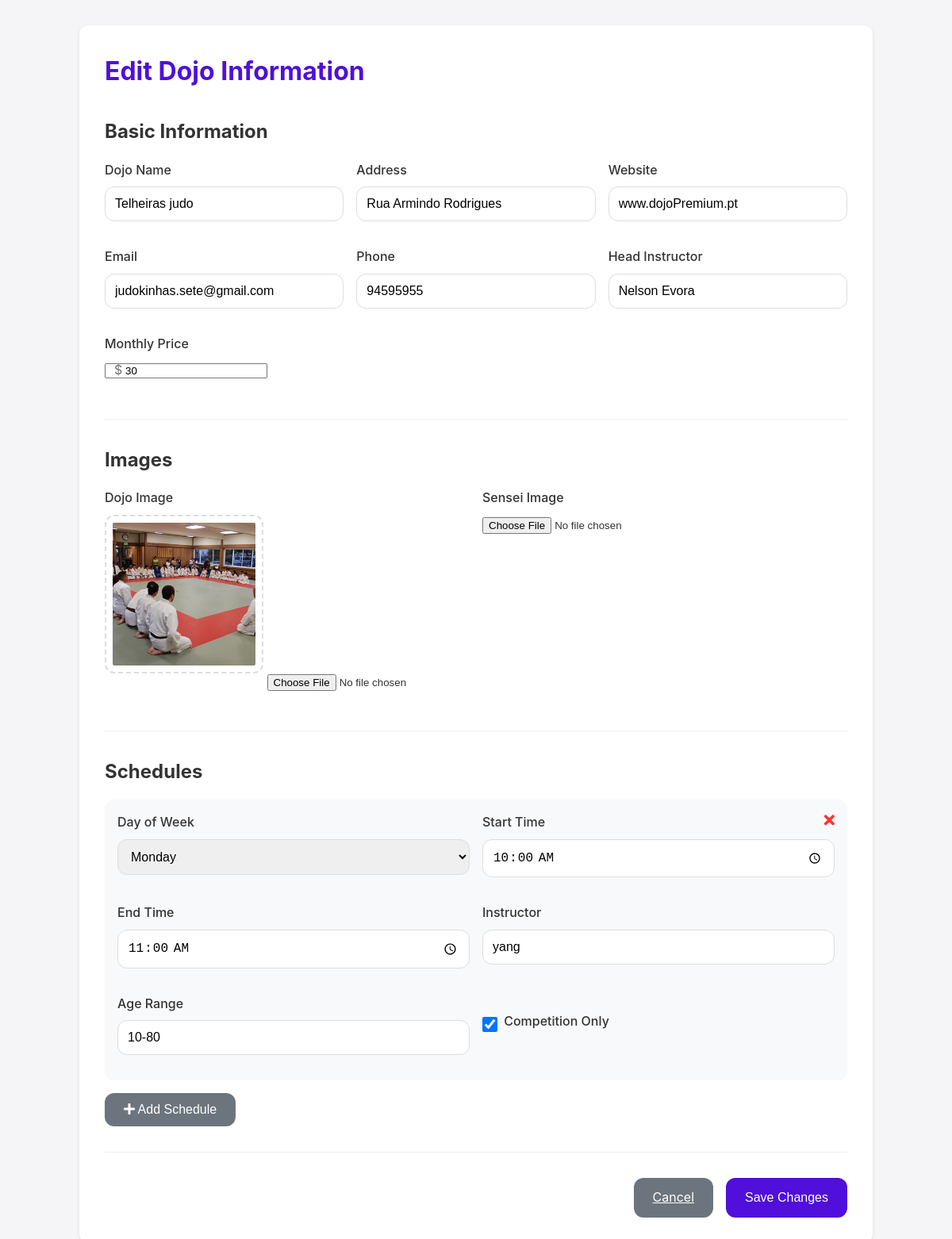
Screenshot of /edit_dojo/1 with the database file from the repository.
### tables this page shows
CREATE TABLE dojos(
        id INTEGER PRIMARY KEY AUTOINCREMENT,
        name TEXT NOT NULL,
        address TEXT,
        city TEXT,
        website TEXT,
        phone TEXT,
        email TEXT,
        sensei_path TEXT,
        image_path TEXT,
        price_per_month TEXT,
        head_instructor TEXT,
        latitude REAL,
        longitude REAL,
        user_id INTEGER,
        valid_subscription BOOLEAN DEFAULT FALSE,
        FOREIGN KEY (user_id) REFERENCES users(id) ON DELETE CASCADE
    );

CREATE TABLE schedules (
            id INTEGER PRIMARY KEY AUTOINCREMENT,
            dojo_id INTEGER NOT NULL,
            day_of_week TEXT NOT NULL,
            start_time TIME NOT NULL,
            end_time TIME NOT NULL,
            instructor TEXT,
            competition_only BOOLEAN,
            age_range TEXT,
            FOREIGN KEY (dojo_id) REFERENCES dojos(id) ON DELETE CASCADE
        );

### app.py (the view)
@app.route('/edit_dojo/<int:dojo_id>', methods=['GET'])
def edit_dojos(dojo_id):
    dojo_details, schedules = get_dojo_details_with_schedules(dojo_id)
    return render_template('edit_dojo.html', dojo_details=dojo_details, schedules=schedules), 200

### app.py (called while the page is built)
def get_dojo_details_with_schedules(dojo_id):
    conn = sqlite3.connect('./DB/dojo_listings.db')
    cursor = conn.cursor()
    cursor.execute('''
        SELECT d.name, d.address, d.website, d.email, d.sensei_path, d.image_path, d.phone, d.head_instructor,d.price_per_month,d.id,
               s."day_of_week", s.start_time, s."end_time", s.instructor, s.competition_only, s.age_range
        FROM dojos d
        LEFT JOIN schedules s ON d.id = s.dojo_id
        WHERE d.id = ?
    ''', (dojo_id,))
    results = cursor.fetchall()
    conn.close()
    if results:
        dojo_details = results[0][:10]  # First 9 fields are dojo details
        schedules = [result[10:] for result in results if result[10] is not None]  # Remaining fields are schedules
        return dojo_details, schedules
    else:
        return None, []

### templates/edit_dojo.html (shortened to what this page needs)
<!DOCTYPE html>
<html lang="en">
<head>
    <link rel="stylesheet" href="https://cdnjs.cloudflare.com/ajax/libs/font-awesome/5.15.4/css/all.min.css">
</head>
<body>
    <div class="container">
        <h1>Edit Dojo Information</h1>
        <form id="dojoForm" action="/edit_dojo/{{dojo_details[9]}}" method="POST" enctype="multipart/form-data" data-dojo-id="{{ dojo_details[0] }}">
            <div class="form-section">
                <h2>Basic Information</h2>
                <div class="form-grid">
                    <div class="form-group">
                        <label for="name">Dojo Name</label>
                        <input type="text" id="name" name="name" value="{{ dojo_details[0] }}" required>
                    </div>
                    <div class="form-group">
                        <label for="address">Address</label>
                        <input type="text" id="address" name="address" value="{{ dojo_details[1] }}">
                    </div>
                    <div class="form-group">
                        <label for="website">Website</label>
                        <input type="url" id="website" name="website" value="{{ dojo_details[2] }}">
                    </div>
                    <div class="form-group">
                        <label for="email">Email</label>
                        <input type="email" id="email" name="email" value="{{ dojo_details[3] }}">
                    </div>
                    <div class="form-group">
                        <label for="phone">Phone</label>
                        <input type="tel" id="phone" name="phone" value="{{ dojo_details[6] }}">
                    </div>
                    <div class="form-group">
                        <label for="head_instructor">Head Instructor</label>
                        <input type="text" id="head_instructor" name="head_instructor" value="{{ dojo_details[7] }}">
                    </div>
                    <div class="form-group">
                        <label for="price_per_month">Monthly Price</label>
                        <div class="price-input">
                            <input type="number" id="price_per_month" name="price_per_month" value="{{ dojo_details[8] }}" step="0.1" min="0" required>
                        </div>
                    </div>
                </div>
            </div>
            <div class="form-section">
                <h2>Images</h2>
                <div class="form-grid">
                    <div class="form-group">
                        <label class="image-upload-label">Dojo Image</label>
                        {% if dojo_details[5] %}
                        <img src="{{ url_for('uploaded_file', filename=dojo_details[5].split('/')[-1]) }}" alt="Current dojo image" class="image-preview">
                        {% endif %}
                        <input type="file" id="dojo_image" name="dojo_image" accept="image/*">
                    </div>
                    <div class="form-group">
                        <label class="image-upload-label">Sensei Image</label>
                        <input type="file" id="sensei_image" name="sensei_image" accept="image/*">
                    </div>
                </div>
            </div>
            <div class="form-section">
                <h2>Schedules</h2>
                <div id="schedules-container">
                    {% for schedule in schedules %}
                    <div class="schedule-card">
                        <button type="button" class="remove-schedule" onclick="this.parentElement.remove()">
                            <i class="fas fa-times"></i>
                        </button>
                        <div class="form-grid">
                            <div class="form-group">
                                <label for="day_{{ loop.index }}">Day of Week</label>
                                <select id="day_{{ loop.index }}" name="day_of_week[]" required>
                                    {% for day in ['Monday', 'Tuesday', 'Wednesday', 'Thursday', 'Friday', 'Saturday', 'Sunday'] %}
                                    <option value="{{ day }}" {{ 'selected' if day == schedule[0] }}>{{ day }}</option>
                                    {% endfor %}
                                </select>
                            </div>
                            <div class="form-group">
                                <label for="start_time_{{ loop.index }}">Start Time</label>
                                <input type="time" id="start_time_{{ loop.index }}" name="start_time[]" value="{{ schedule[1] }}" required>
                            </div>
                            <div class="form-group">
                                <label for="end_time_{{ loop.index }}">End Time</label>
                                <input type="time" id="end_time_{{ loop.index }}" name="end_time[]" value="{{ schedule[2] }}" required>
                            </div>
                            <div class="form-group">
                                <label for="instructor_{{ loop.index }}">Instructor</label>
                                <input type="text" id="instructor_{{ loop.index }}" name="instructor[]" value="{{ schedule[3] }}">
                            </div>
                            <div class="form-group">
                                <label for="age_range_{{ loop.index }}">Age Range</label>
                                <input type="text" id="age_range_{{ loop.index }}" name="age_range[]" value="{{ schedule[5] }}">
                            </div>
                            <div class="form-group checkbox-group">
                                <input type="checkbox" id="competition_{{ loop.index }}" name="competition_only[]" {{ 'checked' if schedule[4] }}>
                                <label for="competition_{{ loop.index }}">Competition Only</label>
                            </div>
                        </div>
                    </div>
                    {% endfor %}
                </div>
                <button type="button" class="btn btn-secondary" onclick="addSchedule()">
                    <i class="fas fa-plus"></i> Add Schedule
                </button>
            </div>
            <div class="actions">
                <a href="/manage_dojos" class="btn btn-secondary">Cancel</a>
                <button type="submit" class="btn btn-primary">Save Changes</button>
            </div>
        </form>
    </div>
</body>
</html>

### templates/edit_dojo.html (style rules this page uses)
:root { --primary-color: #500FDB; --primary-hover: #3e0cb3; --accent-color: #ff3333; --text-color: #333; --text-light: #717171; --background: #f5f5f7; --white: #ffffff; --shadow-sm: 0 2px 4px rgba(0, 0, 0, 0.1); --radius: 12px; }
* { margin: 0; padding: 0; box-sizing: border-box; }
body { font-family: -apple-system, BlinkMacSystemFont, 'Segoe UI', Roboto, sans-serif; background: var(--background); color: var(--text-color); line-height: 1.6; padding: 2rem; }
.container { max-width: 1000px; margin: 0 auto; background: var(--white); padding: 2rem; border-radius: var(--radius); box-shadow: var(--shadow-sm); }
h1 { color: var(--primary-color); margin-bottom: 2rem; font-size: 2rem; }
.form-section { margin-bottom: 2rem; padding-bottom: 2rem; border-bottom: 1px solid #eee; }
.form-section h2 { color: var(--text-color); margin-bottom: 1rem; font-size: 1.5rem; }
.form-grid { display: grid; grid-template-columns: repeat(auto-fit, minmax(300px, 1fr)); gap: 1rem; }
.form-group { margin-bottom: 1rem; }
label { display: block; margin-bottom: 0.5rem; color: var(--text-color); font-weight: 500; }
input[type="text"], input[type="email"], input[type="tel"], input[type="time"], input[type="url"], select { width: 100%; padding: 0.75rem; border: 1px solid #ddd; border-radius: var(--radius); font-size: 1rem; transition: border-color 0.3s ease; }
.schedule-card { background: #f8f9fa; padding: 1rem; border-radius: var(--radius); margin-bottom: 1rem; position: relative; }
.schedule-card .remove-schedule { position: absolute; top: 1rem; right: 1rem; color: var(--accent-color); cursor: pointer; background: none; border: none; font-size: 1.2rem; }
.btn { padding: 0.75rem 1.5rem; border: none; border-radius: var(--radius); font-size: 1rem; cursor: pointer; transition: all 0.3s ease; }
.btn-primary { background: var(--primary-color); color: var(--white); }
.btn-secondary { background: #6c757d; color: var(--white); }
.actions { display: flex; gap: 1rem; justify-content: flex-end; margin-top: 2rem; }
.checkbox-group { display: flex; align-items: center; gap: 0.5rem; }
.checkbox-group input[type="checkbox"] { width: 1.2rem; height: 1.2rem; }
.image-preview { width: 200px; height: 200px; border-radius: var(--radius); object-fit: cover; margin-bottom: 1rem; border: 2px dashed #ddd; padding: 0.5rem; }
.price-input { position: relative; }
.price-input input { padding-left: 1.5rem; }
.price-input::before { content: '$'; position: absolute; left: 0.75rem; top: 50%; transform: translateY(-50%); color: var(--text-light); }
.image-upload-label { display: block; margin-bottom: 0.5rem; }

### rows the page displays
dojos: name "Telheiras judo", address "Rua Armindo Rodrigues", website "www.dojoPremium.pt", email "judokinhas.sete@gmail.com", phone "94595955", head_instructor "Nelson Evora", price_per_month "30", image_path (picture)
schedules: start_time "10:00", end_time "11:00", instructor "yang", age_range "10-80"

### other values shown
form field value "Monday"
